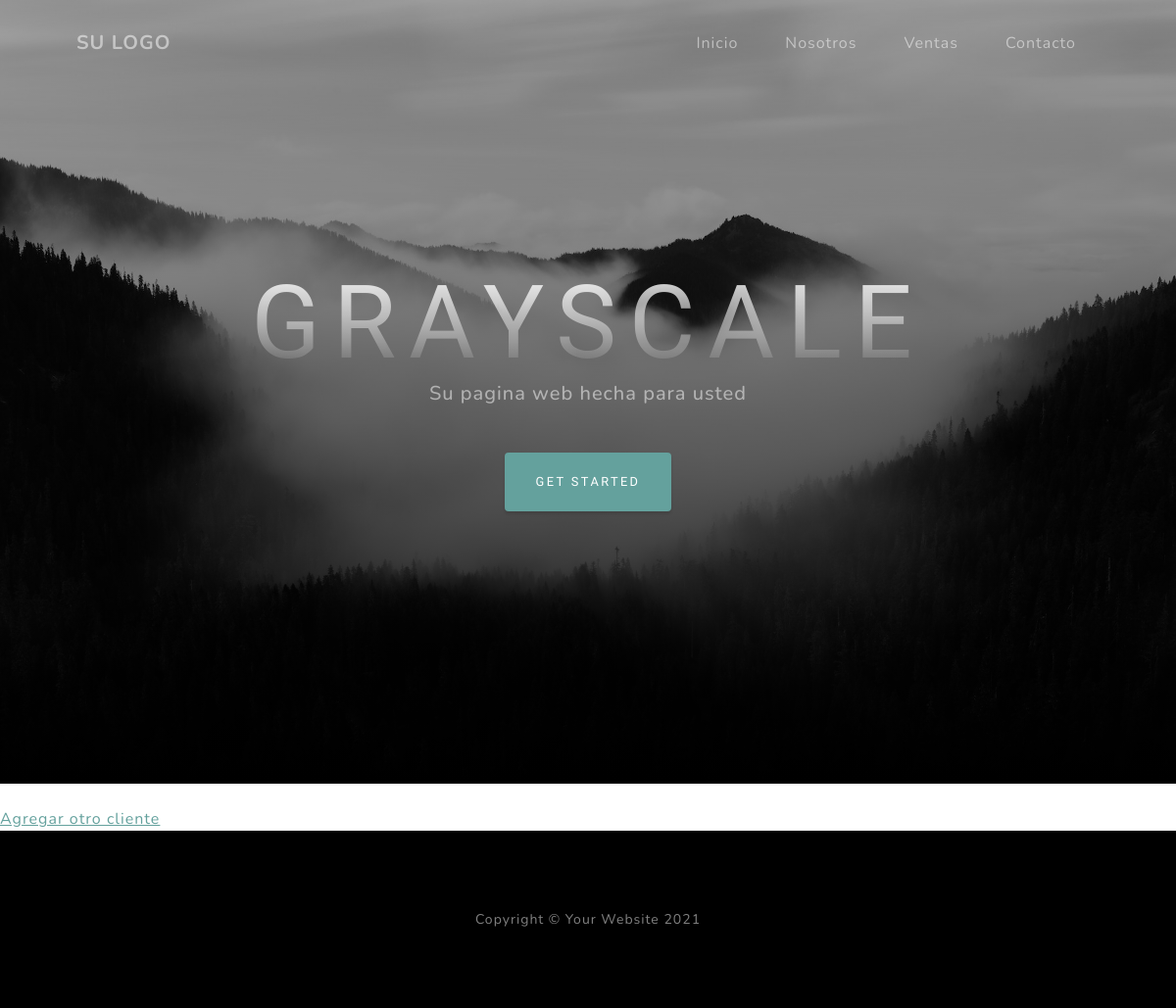
The page /Appfinal/leerclientes on the database as committed earlier.
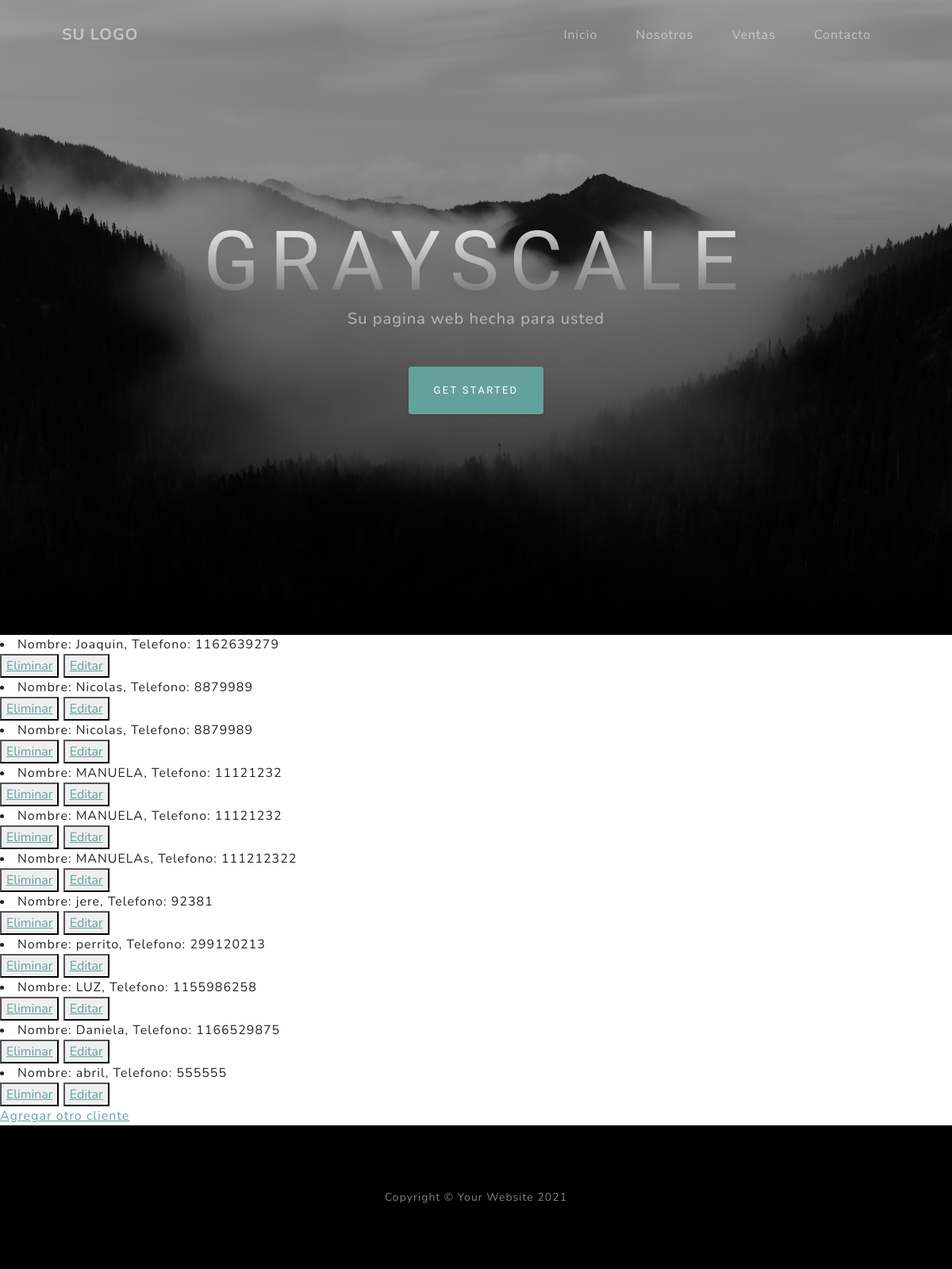
The same page on the database as committed later.
### Appfinal/models.py (models this page shows)
class FormularioVentas(models.Model):
    nombre = models.CharField(max_length=40)
    telefono = models.IntegerField()
    def __str__(self):
        return (f'Nombre: {self.nombre}, Telefono: {self.telefono}')

### Appfinal/views.py (the view)
# urls.py: path('leerclientes', views.leerClientes, name='LeerClientes'),
def leerClientes(request):
    clientes = FormularioVentas.objects.all()
    dir = {"clientes": clientes}
    return render(request, "Appfinal/leerClientes.html", dir)

### Appfinal/templates/Appfinal/leerClientes.html (shortened to what this page needs)
{% extends "Appfinal/padre.html" %}
{% block contenido %}
{% for cliente in clientes%}
    <li>{{ cliente }}</li>
    <button>
        <a href="{% url 'EliminarCliente' cliente.nombre %}">Eliminar</a>
    </button>
    <button><a href="{% url 'EditarCliente' cliente.nombre %}">Editar</a></button>
{% endfor %}
<br>
<a href="{% url 'FormularioVentas' %}">Agregar otro cliente</a>
{% endblock %}

Rows that differ between the two databases and show on the page:
added FormularioVentas: nombre+telefono "Nombre: Joaquin, Telefono: 1162639279"
added FormularioVentas: nombre+telefono "Nombre: Nicolas, Telefono: 8879989"
added FormularioVentas: nombre+telefono "Nombre: Nicolas, Telefono: 8879989"
added FormularioVentas: nombre+telefono "Nombre: MANUELA, Telefono: 11121232"
added FormularioVentas: nombre+telefono "Nombre: MANUELA, Telefono: 11121232"
added FormularioVentas: nombre+telefono "Nombre: MANUELAs, Telefono: 111212322"
added FormularioVentas: nombre+telefono "Nombre: jere, Telefono: 92381"
added FormularioVentas: nombre+telefono "Nombre: perrito, Telefono: 299120213"
added FormularioVentas: nombre+telefono "Nombre: LUZ, Telefono: 1155986258"
added FormularioVentas: nombre+telefono "Nombre: Daniela, Telefono: 1166529875"
added FormularioVentas: nombre+telefono "Nombre: abril, Telefono: 555555"
